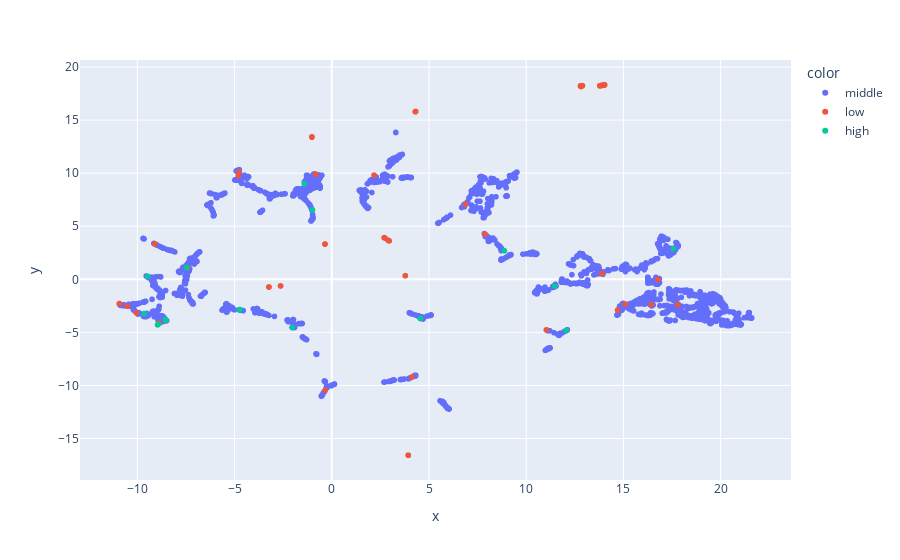

This figure's notebook cell:
### Code cell
imputer = IterativeImputer()
X_train_imputed = imputer.fit_transform(X_train)

emb_y_train = umap.UMAP().fit_transform(X_train_imputed, y=classes_num)

fig = px.scatter(x=emb_y_train[:, 0], y=emb_y_train[:, 1], color=classes)
fig.show()

### Figure 1 — Plotly figure (JSON) as saved in the notebook; plotly's stock layout.template omitted (floating-point values rounded to 4 significant figures; data arrays with more than 128 entries replaced by an {"elided": "..."} marker saying what was removed)
{"data": [{"hovertemplate": "color=middle<br>x=%{x}<br>y=%{y}<extra></extra>", "legendgroup": "middle", "marker": {"color": "#636efa", "symbol": "circle"}, "mode": "markers", "name": "middle", "showlegend": true, "type": "scattergl", "x": {"elided": "3716 float values"}, "xaxis": "x", "y": {"elided": "3716 float values"}, "yaxis": "y"}, {"hovertemplate": "color=low<br>x=%{x}<br>y=%{y}<extra></extra>", "legendgroup": "low", "marker": {"color": "#EF553B", "symbol": "circle"}, "mode": "markers", "name": "low", "showlegend": true, "type": "scattergl", "x": {"elided": "133 float values"}, "xaxis": "x", "y": {"elided": "133 float values"}, "yaxis": "y"}, {"hovertemplate": "color=high<br>x=%{x}<br>y=%{y}<extra></extra>", "legendgroup": "high", "marker": {"color": "#00cc96", "symbol": "circle"}, "mode": "markers", "name": "high", "showlegend": true, "type": "scattergl", "x": [8.879, -1.417, 4.546, -9.648, -4.736, -8.555, -8.962, -8.939, 11.46, -7.468, -9.47, 4.559, -0.9933, -8.943, -2.028, -4.73, -8.911, 12.06, 17.57, -8.946, -8.53], "xaxis": "x", "y": [2.687, 9.014, -3.697, -3.224, -2.85, -3.793, -4.294, -4.256, -0.6375, 1.107, 0.2811, -3.695, 6.535, -4.266, -4.545, -2.861, -4.222, -4.815, 2.891, -4.273, -3.855], "yaxis": "y"}], "layout": {"legend": {"title": {"text": "color"}, "tracegroupgap": 0}, "margin": {"t": 60}, "xaxis": {"anchor": "y", "domain": [0, 1], "title": {"text": "x"}}, "yaxis": {"anchor": "x", "domain": [0, 1], "title": {"text": "y"}}}}
